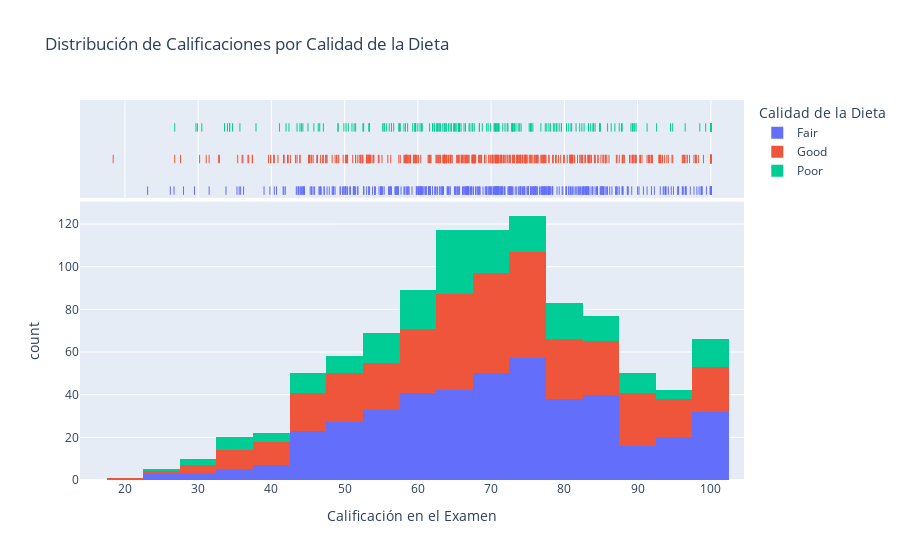

Notebook cell for this chart:
### Code cell
# Compara calificaciones por calidad de dieta
fig = px.histogram(
    df,
    x="exam_score",
    color="diet_quality",
    marginal="rug",  # Can be "rug", "box", "violin"
    hover_data=df.columns,
    title="Distribución de Calificaciones por Calidad de la Dieta",
    labels={'exam_score': 'Calificación en el Examen', 'diet_quality': 'Calidad de la Dieta'}
)
fig.show()

### Figure 1 — Plotly figure (JSON) as saved in the notebook; plotly's stock layout.template omitted (floating-point values rounded to 4 significant figures; data arrays with more than 128 entries replaced by an {"elided": "..."} marker saying what was removed)
{"data": [{"bingroup": "x", "hovertemplate": "Calidad de la Dieta=Fair<br>Calificación en el Examen=%{x}<br>count=%{y}<extra></extra>", "legendgroup": "Fair", "marker": {"color": "#636efa", "pattern": {"shape": ""}}, "name": "Fair", "orientation": "v", "showlegend": true, "type": "histogram", "x": {"elided": "437 float values"}, "xaxis": "x", "yaxis": "y"}, {"boxpoints": "all", "customdata": {"elided": "437x16 mixed values"}, "fillcolor": "rgba(255,255,255,0)", "hoveron": "points", "hovertemplate": "Calidad de la Dieta=%{customdata[9]}<br>Calificación en el Examen=%{x}<br>student_id=%{customdata[0]}<br>age=%{customdata[1]}<br>gender=%{customdata[2]}<br>study_hours_per_day=%{customdata[3]}<br>social_media_hours=%{customdata[4]}<br>netflix_hours=%{customdata[5]}<br>part_time_job=%{customdata[6]}<br>attendance_percentage=%{customdata[7]}<br>sleep_hours=%{customdata[8]}<br>exercise_frequency=%{customdata[10]}<br>parental_education_level=%{customdata[11]}<br>internet_quality=%{customdata[12]}<br>mental_health_rating=%{customdata[13]}<br>extracurricular_participation=%{customdata[14]}<br>social_media_category=%{customdata[15]}<extra></extra>", "jitter": 0, "legendgroup": "Fair", "line": {"color": "rgba(255,255,255,0)"}, "marker": {"color": "#636efa", "symbol": "line-ns-open"}, "name": "Fair", "showlegend": false, "type": "box", "x": {"elided": "437 float values"}, "xaxis": "x2", "yaxis": "y2"}, {"bingroup": "x", "hovertemplate": "Calidad de la Dieta=Good<br>Calificación en el Examen=%{x}<br>count=%{y}<extra></extra>", "legendgroup": "Good", "marker": {"color": "#EF553B", "pattern": {"shape": ""}}, "name": "Good", "orientation": "v", "showlegend": true, "type": "histogram", "x": {"elided": "378 float values"}, "xaxis": "x", "yaxis": "y"}, {"boxpoints": "all", "customdata": {"elided": "378x16 mixed values"}, "fillcolor": "rgba(255,255,255,0)", "hoveron": "points", "hovertemplate": "Calidad de la Dieta=%{customdata[9]}<br>Calificación en el Examen=%{x}<br>student_id=%{customdata[0]}<br>age=%{customdata[1]}<br>gender=%{customdata[2]}<br>study_hours_per_day=%{customdata[3]}<br>social_media_hours=%{customdata[4]}<br>netflix_hours=%{customdata[5]}<br>part_time_job=%{customdata[6]}<br>attendance_percentage=%{customdata[7]}<br>sleep_hours=%{customdata[8]}<br>exercise_frequency=%{customdata[10]}<br>parental_education_level=%{customdata[11]}<br>internet_quality=%{customdata[12]}<br>mental_health_rating=%{customdata[13]}<br>extracurricular_participation=%{customdata[14]}<br>social_media_category=%{customdata[15]}<extra></extra>", "jitter": 0, "legendgroup": "Good", "line": {"color": "rgba(255,255,255,0)"}, "marker": {"color": "#EF553B", "symbol": "line-ns-open"}, "name": "Good", "showlegend": false, "type": "box", "x": {"elided": "378 float values"}, "xaxis": "x2", "yaxis": "y2"}, {"bingroup": "x", "hovertemplate": "Calidad de la Dieta=Poor<br>Calificación en el Examen=%{x}<br>count=%{y}<extra></extra>", "legendgroup": "Poor", "marker": {"color": "#00cc96", "pattern": {"shape": ""}}, "name": "Poor", "orientation": "v", "showlegend": true, "type": "histogram", "x": {"elided": "185 float values"}, "xaxis": "x", "yaxis": "y"}, {"boxpoints": "all", "customdata": {"elided": "185x16 mixed values"}, "fillcolor": "rgba(255,255,255,0)", "hoveron": "points", "hovertemplate": "Calidad de la Dieta=%{customdata[9]}<br>Calificación en el Examen=%{x}<br>student_id=%{customdata[0]}<br>age=%{customdata[1]}<br>gender=%{customdata[2]}<br>study_hours_per_day=%{customdata[3]}<br>social_media_hours=%{customdata[4]}<br>netflix_hours=%{customdata[5]}<br>part_time_job=%{customdata[6]}<br>attendance_percentage=%{customdata[7]}<br>sleep_hours=%{customdata[8]}<br>exercise_frequency=%{customdata[10]}<br>parental_education_level=%{customdata[11]}<br>internet_quality=%{customdata[12]}<br>mental_health_rating=%{customdata[13]}<br>extracurricular_participation=%{customdata[14]}<br>social_media_category=%{customdata[15]}<extra></extra>", "jitter": 0, "legendgroup": "Poor", "line": {"color": "rgba(255,255,255,0)"}, "marker": {"color": "#00cc96", "symbol": "line-ns-open"}, "name": "Poor", "showlegend": false, "type": "box", "x": {"elided": "185 float values"}, "xaxis": "x2", "yaxis": "y2"}], "layout": {"barmode": "relative", "legend": {"title": {"text": "Calidad de la Dieta"}, "tracegroupgap": 0}, "title": {"text": "Distribución de Calificaciones por Calidad de la Dieta"}, "xaxis": {"anchor": "y", "domain": [0, 1], "title": {"text": "Calificación en el Examen"}}, "xaxis2": {"anchor": "y2", "domain": [0, 1], "matches": "x", "showgrid": true, "showticklabels": false}, "yaxis": {"anchor": "x", "domain": [0, 0.7326], "title": {"text": "count"}}, "yaxis2": {"anchor": "x2", "domain": [0.7426, 1], "matches": "y2", "showgrid": false, "showline": false, "showticklabels": false, "ticks": ""}}}
